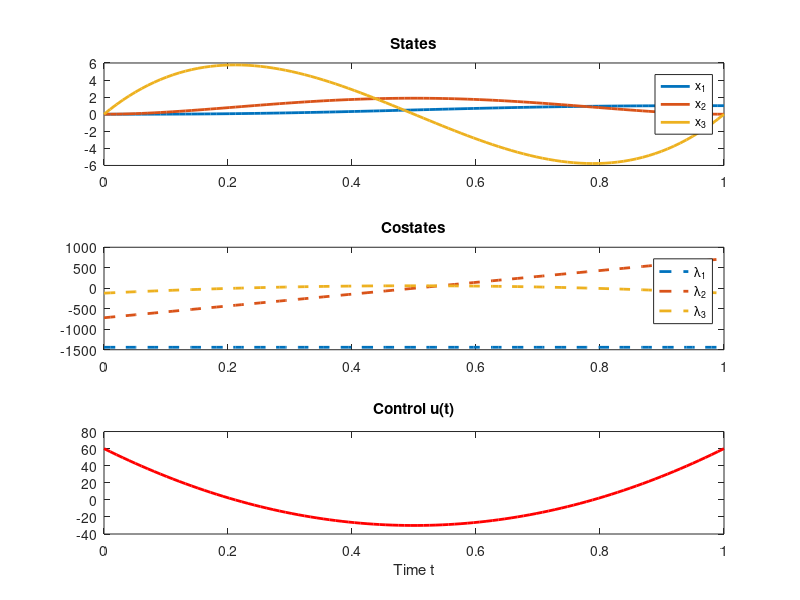

This chart was generated by the following MATLAB code:
function pmp_shooting_3state
    % Initial guess for costates
    lambda0 = [-1; -1; -1];  % Initial guess: lambda(0)
    tol = 1e-6;
    max_iter = 20;

    for k = 1:max_iter
        % Residual and Jacobian (approximate)
        r = shooting_residual(lambda0);
        J = finite_jacobian(lambda0, 1e-6);

        % Newton step: solve J * delta = -r
        delta = -J \ r;
        lambda0_new = lambda0 + delta;

        fprintf('Iter %d: Residual norm = %.4e\n', k, norm(r));

        if norm(delta) < tol
            break;
        end

        lambda0 = lambda0_new;
    end

    % Final integration
    y0 = [0; 0; 0; lambda0];  % x(0), lambda(0)
    [t, Y] = ode45(@(t, y) odefun(t, y), linspace(0, 1, 100), y0);

    x = Y(:,1:3);
    lambda = Y(:,4:6);
    u = -0.5 * lambda(:,3);

    % Plot
    figure;
    subplot(3,1,1);
    plot(t, x, 'LineWidth', 2); legend('x_1','x_2','x_3'); title('States');

    subplot(3,1,2);
    plot(t, lambda, '--', 'LineWidth', 2); legend('\lambda_1','\lambda_2','\lambda_3'); title('Costates');

    subplot(3,1,3);
    plot(t, u, 'r-', 'LineWidth', 2); title('Control u(t)');
    xlabel('Time t');
end

function r = shooting_residual(lambda0)
    y0 = [0; 0; 0; lambda0];  % Initial state and costates
    [~, Y] = ode45(@(t, y) odefun(t, y), [0 1], y0);
    x_final = Y(end, 1:3)';
    r = x_final - [1; 0; 0];  % Target x(1)
end

function J = finite_jacobian(lambda0, h)
    % Finite-difference approximation of Jacobian
    n = length(lambda0);
    J = zeros(3, n);
    for i = 1:n
        d = zeros(n,1);
        d(i) = h;
        r1 = shooting_residual(lambda0 + d);
        r0 = shooting_residual(lambda0);
        J(:,i) = (r1 - r0) / h;
    end
end

function dydt = odefun(t, y)
    x = y(1:3);
    lambda = y(4:6);
    u = -0.5 * lambda(3);
    
    dx1 = x(2);
    dx2 = x(3);
    dx3 = u;

    dl1 = 0;
    dl2 = -lambda(1);
    dl3 = -lambda(2);

    dydt = [dx1; dx2; dx3; dl1; dl2; dl3];
end
